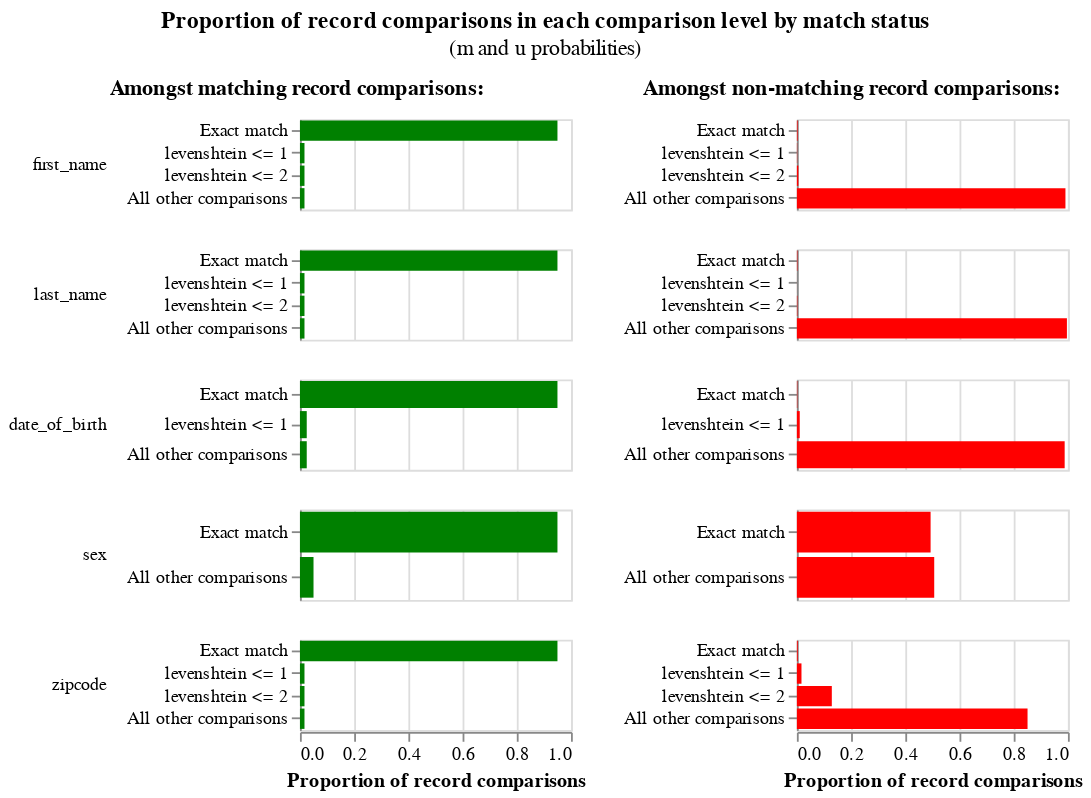

Notebook source saved alongside this figure:
### Code cell
# u probabilities have been estimated, but m probabilities have default values
linker.m_u_parameters_chart()

### Figure 1 — Vega-Lite specification as saved in the notebook (floating-point values rounded to 4 significant figures)
{"config": {"view": {"width": 400, "height": 300}, "title": {"anchor": "middle", "offset": 10}, "header": {"title": null}}, "hconcat": [{"mark": "bar", "title": {"text": "Amongst matching record comparisons:", "fontWeight": "bold", "fontSize": 12}, "encoding": {"row": {"type": "nominal", "field": "comparison_name", "sort": {"field": "comparison_sort_order"}, "header": {"labelAngle": 0, "labelAnchor": "middle", "labelAlign": "left"}}, "x": {"type": "quantitative", "field": "m_probability", "axis": {"title": "Proportion of record comparisons"}}, "y": {"type": "nominal", "axis": {"title": null}, "field": "label_for_charts", "sort": {"field": "comparison_vector_value", "order": "descending"}}, "tooltip": [{"type": "nominal", "field": "m_probability_description", "title": "m probability description"}, {"type": "nominal", "field": "comparison_name", "title": "Comparison column name"}, {"type": "ordinal", "field": "label_for_charts", "title": "Label"}, {"type": "nominal", "field": "sql_condition", "title": "SQL condition"}, {"type": "quantitative", "field": "m_probability", "format": ".4p", "title": "m probability"}, {"type": "quantitative", "field": "u_probability", "format": ".4p", "title": "u probability"}, {"type": "quantitative", "field": "bayes_factor", "title": "Bayes factor = m/u", "format": ",.4f"}, {"type": "quantitative", "field": "log2_bayes_factor", "title": "Match weight = log2(m/u)", "format": ",.4f"}], "color": {"value": "green"}}, "resolve": {"scale": {"y": "independent"}}, "transform": [{"filter": "(datum.bayes_factor != 'no-op filter due to vega lite issue 4680')"}], "width": 150, "height": 50}, {"mark": "bar", "title": {"text": "Amongst non-matching record comparisons:", "fontWeight": "bold", "fontSize": 12}, "encoding": {"row": {"type": "nominal", "field": "comparison_name", "sort": {"field": "comparison_sort_order"}, "header": {"labels": false}}, "x": {"type": "quantitative", "field": "u_probability", "axis": {"title": "Proportion of record comparisons"}}, "y": {"type": "nominal", "axis": {"title": null}, "field": "label_for_charts", "sort": {"field": "comparison_vector_value", "order": "descending"}}, "tooltip": [{"type": "nominal", "field": "u_probability_description", "title": "u probability description"}, {"type": "nominal", "field": "comparison_name", "title": "Comparison column name"}, {"type": "ordinal", "field": "label_for_charts", "title": "Label"}, {"type": "nominal", "field": "sql_condition", "title": "SQL condition"}, {"type": "quantitative", "field": "m_probability", "format": ".4p", "title": "m probability"}, {"type": "quantitative", "field": "u_probability", "format": ".4p", "title": "u probability"}, {"type": "quantitative", "field": "bayes_factor", "title": "Bayes factor = m/u", "format": ",.4f"}, {"type": "quantitative", "field": "log2_bayes_factor", "title": "Match weight = log2(m/u)", "format": ",.4f"}], "color": {"value": "red"}}, "resolve": {"scale": {"y": "independent"}}, "transform": [{"filter": "(datum.bayes_factor != 'no-op filter2 due to vega lite issue 4680')"}], "width": 150, "height": 50}], "data": {"values": [{"comparison_name": "first_name", "sql_condition": "\"first_name_l\" = \"first_name_r\"", "label_for_charts": "Exact match", "m_probability": 0.95, "u_probability": 0.002625, "m_probability_description": "Amongst matching record comparisons, 95.00% of records are in the exact match comparison level", "u_probability_description": "Amongst non-matching record comparisons, 0.26% of records are in the exact match comparison level", "has_tf_adjustments": false, "tf_adjustment_column": null, "tf_adjustment_weight": 1.0, "is_null_level": false, "bayes_factor": 361.9, "log2_bayes_factor": 8.499, "comparison_vector_value": 3, "max_comparison_vector_value": 3, "bayes_factor_description": "If comparison level is `exact match` then comparison is 361.90 times more likely to be a match", "probability_two_random_records_match": 0.0004458, "comparison_sort_order": 0}, {"comparison_name": "first_name", "sql_condition": "levenshtein(\"first_name_l\", \"first_name_r\") <= 1", "label_for_charts": "levenshtein <= 1", "m_probability": 0.01667, "u_probability": 0.001122, "m_probability_description": "Amongst matching record comparisons, 1.67% of records are in the levenshtein <= 1 comparison level", "u_probability_description": "Amongst non-matching record comparisons, 0.11% of records are in the levenshtein <= 1 comparison level", "has_tf_adjustments": false, "tf_adjustment_column": null, "tf_adjustment_weight": 1.0, "is_null_level": false, "bayes_factor": 14.86, "log2_bayes_factor": 3.893, "comparison_vector_value": 2, "max_comparison_vector_value": 3, "bayes_factor_description": "If comparison level is `levenshtein <= 1` then comparison is 14.86 times more likely to be a match", "probability_two_random_records_match": 0.0004458, "comparison_sort_order": 0}, {"comparison_name": "first_name", "sql_condition": "levenshtein(\"first_name_l\", \"first_name_r\") <= 2", "label_for_charts": "levenshtein <= 2", "m_probability": 0.01667, "u_probability": 0.005458, "m_probability_description": "Amongst matching record comparisons, 1.67% of records are in the levenshtein <= 2 comparison level", "u_probability_description": "Amongst non-matching record comparisons, 0.55% of records are in the levenshtein <= 2 comparison level", "has_tf_adjustments": false, "tf_adjustment_column": null, "tf_adjustment_weight": 1.0, "is_null_level": false, "bayes_factor": 3.054, "log2_bayes_factor": 1.611, "comparison_vector_value": 1, "max_comparison_vector_value": 3, "bayes_factor_description": "If comparison level is `levenshtein <= 2` then comparison is 3.05 times more likely to be a match", "probability_two_random_records_match": 0.0004458, "comparison_sort_order": 0}, {"comparison_name": "first_name", "sql_condition": "ELSE", "label_for_charts": "All other comparisons", "m_probability": 0.01667, "u_probability": 0.9908, "m_probability_description": "Amongst matching record comparisons, 1.67% of records are in the all other comparisons comparison level", "u_probability_description": "Amongst non-matching record comparisons, 99.08% of records are in the all other comparisons comparison level", "has_tf_adjustments": false, "tf_adjustment_column": null, "tf_adjustment_weight": 1.0, "is_null_level": false, "bayes_factor": 0.01682, "log2_bayes_factor": -5.894, "comparison_vector_value": 0, "max_comparison_vector_value": 3, "bayes_factor_description": "If comparison level is `all other comparisons` then comparison is  59.45 times less likely to be a match", "probability_two_random_records_match": 0.0004458, "comparison_sort_order": 0}, {"comparison_name": "last_name", "sql_condition": "\"last_name_l\" = \"last_name_r\"", "label_for_charts": "Exact match", "m_probability": 0.95, "u_probability": 0.001852, "m_probability_description": "Amongst matching record comparisons, 95.00% of records are in the exact match comparison level", "u_probability_description": "Amongst non-matching record comparisons, 0.19% of records are in the exact match comparison level", "has_tf_adjustments": false, "tf_adjustment_column": null, "tf_adjustment_weight": 1.0, "is_null_level": false, "bayes_factor": 513.1, "log2_bayes_factor": 9.003, "comparison_vector_value": 3, "max_comparison_vector_value": 3, "bayes_factor_description": "If comparison level is `exact match` then comparison is 513.07 times more likely to be a match", "probability_two_random_records_match": 0.0004458, "comparison_sort_order": 1}, {"comparison_name": "last_name", "sql_condition": "levenshtein(\"last_name_l\", \"last_name_r\") <= 1", "label_for_charts": "levenshtein <= 1", "m_probability": 0.01667, "u_probability": 0.0001422, "m_probability_description": "Amongst matching record comparisons, 1.67% of records are in the levenshtein <= 1 comparison level", "u_probability_description": "Amongst non-matching record comparisons, 0.01% of records are in the levenshtein <= 1 comparison level", "has_tf_adjustments": false, "tf_adjustment_column": null, "tf_adjustment_weight": 1.0, "is_null_level": false, "bayes_factor": 117.2, "log2_bayes_factor": 6.873, "comparison_vector_value": 2, "max_comparison_vector_value": 3, "bayes_factor_description": "If comparison level is `levenshtein <= 1` then comparison is 117.20 times more likely to be a match", "probability_two_random_records_match": 0.0004458, "comparison_sort_order": 1}, {"comparison_name": "last_name", "sql_condition": "levenshtein(\"last_name_l\", \"last_name_r\") <= 2", "label_for_charts": "levenshtein <= 2", "m_probability": 0.01667, "u_probability": 0.001759, "m_probability_description": "Amongst matching record comparisons, 1.67% of records are in the levenshtein <= 2 comparison level", "u_probability_description": "Amongst non-matching record comparisons, 0.18% of records are in the levenshtein <= 2 comparison level", "has_tf_adjustments": false, "tf_adjustment_column": null, "tf_adjustment_weight": 1.0, "is_null_level": false, "bayes_factor": 9.477, "log2_bayes_factor": 3.244, "comparison_vector_value": 1, "max_comparison_vector_value": 3, "bayes_factor_description": "If comparison level is `levenshtein <= 2` then comparison is 9.48 times more likely to be a match", "probability_two_random_records_match": 0.0004458, "comparison_sort_order": 1}, {"comparison_name": "last_name", "sql_condition": "ELSE", "label_for_charts": "All other comparisons", "m_probability": 0.01667, "u_probability": 0.9962, "m_probability_description": "Amongst matching record comparisons, 1.67% of records are in the all other comparisons comparison level", "u_probability_description": "Amongst non-matching record comparisons, 99.62% of records are in the all other comparisons comparison level", "has_tf_adjustments": false, "tf_adjustment_column": null, "tf_adjustment_weight": 1.0, "is_null_level": false, "bayes_factor": 0.01673, "log2_bayes_factor": -5.901, "comparison_vector_value": 0, "max_comparison_vector_value": 3, "bayes_factor_description": "If comparison level is `all other comparisons` then comparison is  59.77 times less likely to be a match", "probability_two_random_records_match": 0.0004458, "comparison_sort_order": 1}, {"comparison_name": "date_of_birth", "sql_condition": "\"date_of_birth_l\" = \"date_of_birth_r\"", "label_for_charts": "Exact match", "m_probability": 0.95, "u_probability": 0.001534, "m_probability_description": "Amongst matching record comparisons, 95.00% of records are in the exact match comparison level", "u_probability_description": "Amongst non-matching record comparisons, 0.15% of records are in the exact match comparison level", "has_tf_adjustments": false, "tf_adjustment_column": null, "tf_adjustment_weight": 1.0, "is_null_level": false, "bayes_factor": 619.4, "log2_bayes_factor": 9.275, "comparison_vector_value": 2, "max_comparison_vector_value": 2, "bayes_factor_description": "If comparison level is `exact match` then comparison is 619.38 times more likely to be a match", "probability_two_random_records_match": 0.0004458, "comparison_sort_order": 2}, {"comparison_name": "date_of_birth", "sql_condition": "levenshtein(\"date_of_birth_l\", \"date_of_birth_r\") <= 1", "label_for_charts": "levenshtein <= 1", "m_probability": 0.025, "u_probability": 0.01054, "m_probability_description": "Amongst matching record comparisons, 2.50% of records are in the levenshtein <= 1 comparison level", "u_probability_description": "Amongst non-matching record comparisons, 1.05% of records are in the levenshtein <= 1 comparison level", "has_tf_adjustments": false, "tf_adjustment_column": null, "tf_adjustment_weight": 1.0, "is_null_level": false, "bayes_factor": 2.372, "log2_bayes_factor": 1.246, "comparison_vector_value": 1, "max_comparison_vector_value": 2, "bayes_factor_description": "If comparison level is `levenshtein <= 1` then comparison is 2.37 times more likely to be a match", "probability_two_random_records_match": 0.0004458, "comparison_sort_order": 2}, {"comparison_name": "date_of_birth", "sql_condition": "ELSE", "label_for_charts": "All other comparisons", "m_probability": 0.025, "u_probability": 0.9879, "m_probability_description": "Amongst matching record comparisons, 2.50% of records are in the all other comparisons comparison level", "u_probability_description": "Amongst non-matching record comparisons, 98.79% of records are in the all other comparisons comparison level", "has_tf_adjustments": false, "tf_adjustment_column": null, "tf_adjustment_weight": 1.0, "is_null_level": false, "bayes_factor": 0.02531, "log2_bayes_factor": -5.304, "comparison_vector_value": 0, "max_comparison_vector_value": 2, "bayes_factor_description": "If comparison level is `all other comparisons` then comparison is  39.52 times less likely to be a match", "probability_two_random_records_match": 0.0004458, "comparison_sort_order": 2}, {"comparison_name": "sex", "sql_condition": "\"sex_l\" = \"sex_r\"", "label_for_charts": "Exact match", "m_probability": 0.95, "u_probability": 0.4933, "m_probability_description": "Amongst matching record comparisons, 95.00% of records are in the exact match comparison level", "u_probability_description": "Amongst non-matching record comparisons, 49.33% of records are in the exact match comparison level", "has_tf_adjustments": false, "tf_adjustment_column": null, "tf_adjustment_weight": 1.0, "is_null_level": false, "bayes_factor": 1.926, "log2_bayes_factor": 0.9454, "comparison_vector_value": 1, "max_comparison_vector_value": 1, "bayes_factor_description": "If comparison level is `exact match` then comparison is 1.93 times more likely to be a match", "probability_two_random_records_match": 0.0004458, "comparison_sort_order": 3}, {"comparison_name": "sex", "sql_condition": "ELSE", "label_for_charts": "All other comparisons", "m_probability": 0.05, "u_probability": 0.5067, "m_probability_description": "Amongst matching record comparisons, 5.00% of records are in the all other comparisons comparison level", "u_probability_description": "Amongst non-matching record comparisons, 50.67% of records are in the all other comparisons comparison level", "has_tf_adjustments": false, "tf_adjustment_column": null, "tf_adjustment_weight": 1.0, "is_null_level": false, "bayes_factor": 0.09868, "log2_bayes_factor": -3.341, "comparison_vector_value": 0, "max_comparison_vector_value": 1, "bayes_factor_description": "If comparison level is `all other comparisons` then comparison is  10.13 times less likely to be a match", "probability_two_random_records_match": 0.0004458, "comparison_sort_order": 3}, {"comparison_name": "zipcode", "sql_condition": "\"zipcode_l\" = \"zipcode_r\"", "label_for_charts": "Exact match", "m_probability": 0.95, "u_probability": 0.003216, "m_probability_description": "Amongst matching record comparisons, 95.00% of records are in the exact match comparison level", "u_probability_description": "Amongst non-matching record comparisons, 0.32% of records are in the exact match comparison level", "has_tf_adjustments": false, "tf_adjustment_column": null, "tf_adjustment_weight": 1.0, "is_null_level": false, "bayes_factor": 295.4, "log2_bayes_factor": 8.207, "comparison_vector_value": 3, "max_comparison_vector_value": 3, "bayes_factor_description": "If comparison level is `exact match` then comparison is 295.43 times more likely to be a match", "probability_two_random_records_match": 0.0004458, "comparison_sort_order": 4}, {"comparison_name": "zipcode", "sql_condition": "levenshtein(\"zipcode_l\", \"zipcode_r\") <= 1", "label_for_charts": "levenshtein <= 1", "m_probability": 0.01667, "u_probability": 0.01693, "m_probability_description": "Amongst matching record comparisons, 1.67% of records are in the levenshtein <= 1 comparison level", "u_probability_description": "Amongst non-matching record comparisons, 1.69% of records are in the levenshtein <= 1 comparison level", "has_tf_adjustments": false, "tf_adjustment_column": null, "tf_adjustment_weight": 1.0, "is_null_level": false, "bayes_factor": 0.9845, "log2_bayes_factor": -0.02248, "comparison_vector_value": 2, "max_comparison_vector_value": 3, "bayes_factor_description": "If comparison level is `levenshtein <= 1` then comparison is  1.02 times less likely to be a match", "probability_two_random_records_match": 0.0004458, "comparison_sort_order": 4}, {"comparison_name": "zipcode", "sql_condition": "levenshtein(\"zipcode_l\", \"zipcode_r\") <= 2", "label_for_charts": "levenshtein <= 2", "m_probability": 0.01667, "u_probability": 0.1289, "m_probability_description": "Amongst matching record comparisons, 1.67% of records are in the levenshtein <= 2 comparison level", "u_probability_description": "Amongst non-matching record comparisons, 12.89% of records are in the levenshtein <= 2 comparison level", "has_tf_adjustments": false, "tf_adjustment_column": null, "tf_adjustment_weight": 1.0, "is_null_level": false, "bayes_factor": 0.1293, "log2_bayes_factor": -2.951, "comparison_vector_value": 1, "max_comparison_vector_value": 3, "bayes_factor_description": "If comparison level is `levenshtein <= 2` then comparison is  7.73 times less likely to be a match", "probability_two_random_records_match": 0.0004458, "comparison_sort_order": 4}, {"comparison_name": "zipcode", "sql_condition": "ELSE", "label_for_charts": "All other comparisons", "m_probability": 0.01667, "u_probability": 0.851, "m_probability_description": "Amongst matching record comparisons, 1.67% of records are in the all other comparisons comparison level", "u_probability_description": "Amongst non-matching record comparisons, 85.10% of records are in the all other comparisons comparison level", "has_tf_adjustments": false, "tf_adjustment_column": null, "tf_adjustment_weight": 1.0, "is_null_level": false, "bayes_factor": 0.01959, "log2_bayes_factor": -5.674, "comparison_vector_value": 0, "max_comparison_vector_value": 3, "bayes_factor_description": "If comparison level is `all other comparisons` then comparison is  51.06 times less likely to be a match", "probability_two_random_records_match": 0.0004458, "comparison_sort_order": 4}]}, "title": {"text": "Proportion of record comparisons in each comparison level by match status", "subtitle": "(m and u probabilities)"}, "$schema": "https://vega.github.io/schema/vega-lite/v4.json"}
